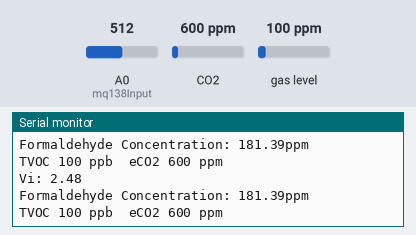
The sketch below on a simulated Arduino Uno, built with avr-gcc and run on an emulated ATmega328P. Parts: the last lines printed to the serial monitor. The test bench sets the inputs (shaded band); at power-on: CO2 600 ppm, A0 (mq138Input) = 512, gas level 100 ppm.

Above: at 1.8 s.
1.9 s: CO2 set to 452 ppm
At 2.8 s:
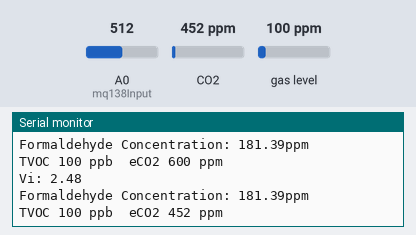
3.4 s: A0 (mq138Input) set to 716
At 4.7 s:
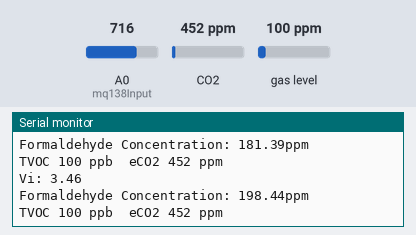
4.9 s: gas level set to 20 ppm
At 5.8 s:
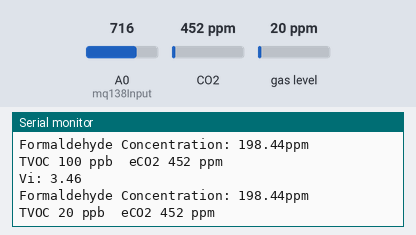
6.4 s: A0 (mq138Input) set to 900
At 7.7 s:
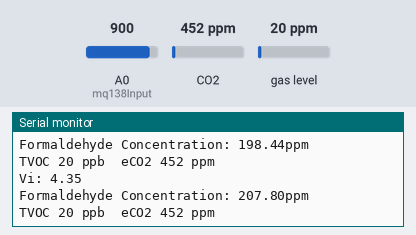
7.9 s: CO2 set to 1050 ppm
At 8.5 s:
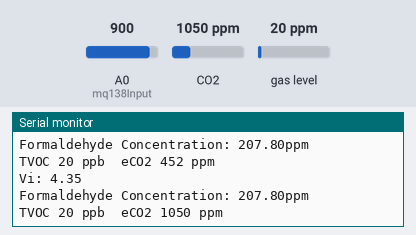
Timing chart, 0 to 10.4 s (numbered marks = the images above; inputs shaded):
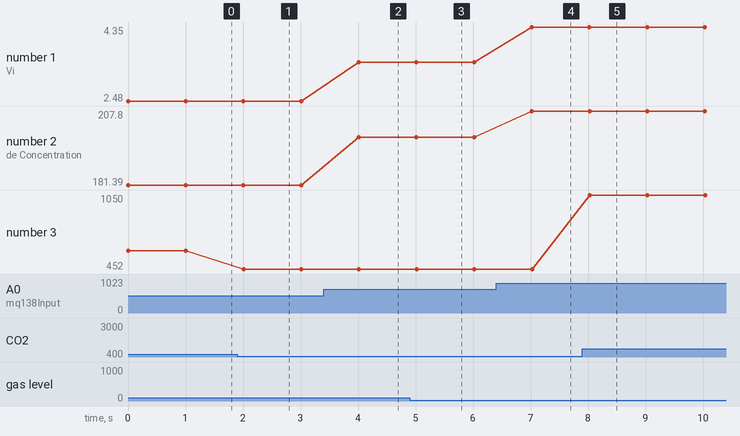

Measured:
- after the input at 1.9 s, the serial monitor: prints a new line after 0.11 s (image 1)
- after the input at 3.4 s, the serial monitor: prints a new line after 0.61 s (image 2)
- after the input at 4.9 s, the serial monitor: prints a new line after 0.12 s (image 3)
- after the input at 6.4 s, the serial monitor: prints a new line after 0.62 s (image 4)
- after the input at 7.9 s, the serial monitor: prints a new line after 0.13 s (image 5)
- plotted number 1: 2.48 → 3.46 after the input at 3.4 s, 3.46 → 4.35 after the input at 6.4 s
- plotted number 2: 181.39 → 198.44 after the input at 3.4 s, 198.44 → 207.8 after the input at 6.4 s
- plotted number 3: 600 → 452 after the input at 1.9 s, 452 → 1050 after the input at 7.9 s

The sketch:

burnIn.ino
```cpp
// BURN in procedure

#include <Wire.h>
#include "Adafruit_SGP30.h"

// For reliable measurements, it is necessary to stabilize the sensor for 2 hours //
// To do this, the system should be connected to the power supply socket while the sensor is cured for this period of time without exposure to the sample //

int mq138Input = A0;

// Declare variables for stability measurement of the MQ-138 sensor:

int delta = 0;
int oldValues = 0;
int steps = 0;

Adafruit_SGP30 sgp;

int counter = 0;
const int sensorTakt = 1000; // jede Sekunde wird der Sensor ausgelesen

uint32_t getAbsoluteHumidity(float temperature, float humidity)
{
    // approximation formula from Sensirion SGP30 Driver Integration chapter 3.15
    const float absoluteHumidity = 216.7f * ((humidity / 100.0f) * 6.112f * exp((17.62f * temperature) / (243.12f + temperature)) / (273.15f + temperature)); // [g/m^3]
    const uint32_t absoluteHumidityScaled = static_cast<uint32_t>(1000.0f * absoluteHumidity);                                                                // [mg/m^3]
    return absoluteHumidityScaled;
}

void setup()
{
    Serial.begin(115200);

    pinMode(mq138Input, INPUT); // Make the MQ-138's pin an input

    if (!sgp.begin())
    {
        Serial.println("Sensor not found :-(");
        while (1)
            ;
    }
    // Hier können die Baseline Werte wenn vorhanden eingegeben werden, wenn nicht, diese Zeile auskommentierern
    // sgp.setIAQBaseline(0x7E94, 0x8A51);  // Baseline Werte nach 12h Betrieb vom Serial Monitor entnehmen!
}

void loop()
{

    float Vi = 0.1;

    float Vc = 4.95; // Constant voltage from pin

    int sensorValue = analogRead(mq138Input); // Read analog pin for voltage info in 10 bits

    float Vf = sensorValue * 4.95 / 1023; // Voltage through pin when in presence of VOCs (formaldehyde)

    Serial.print("Vi: ");

    Serial.println(sensorValue * 4.95 / 1023);

    Serial.print("Formaldehyde Concentration: ");

    Serial.print(concentrationPPMform(Vf, Vi));

    Serial.print("ppm\n"); // Print concentration data

    // Hier können die Luftfeuchte und Temperaturwerte für genauere Messwerte eingegeben werden.
    float temperature = 22.1; // [°C]
    float humidity = 50;      // [%RH]
    sgp.setHumidity(getAbsoluteHumidity(temperature, humidity));

    if (!sgp.IAQmeasure())
    {
        Serial.println("Measurement failed");
        return;
    }
    Serial.print("TVOC ");
    Serial.print(sgp.TVOC);
    Serial.print(" ppb\t");
    Serial.print("eCO2 ");
    Serial.print(sgp.eCO2);
    Serial.println(" ppm");

    delay(sensorTakt);

    counter++;
    if (counter == 30)
    {
        counter = 0;
        uint16_t TVOC_base, eCO2_base;
        if (!sgp.getIAQBaseline(&eCO2_base, &TVOC_base))
        {
            Serial.println("Failed to get baseline readings");
            return;
        }
        Serial.print("Baseline Werte: eCO2: 0x");
        Serial.print(eCO2_base, HEX);
        Serial.print(" & TVOC: 0x");
        Serial.println(TVOC_base, HEX);
    }
}

float concentrationPPMform(float V, float Vstart) // Formaldehde concentration formula

{

    float con = 212.32619543773774 * exp(-(7.653015806367451 * (4.95 - V) * Vstart) / (V * (4.95 - Vstart)));

    return con;
}
```
